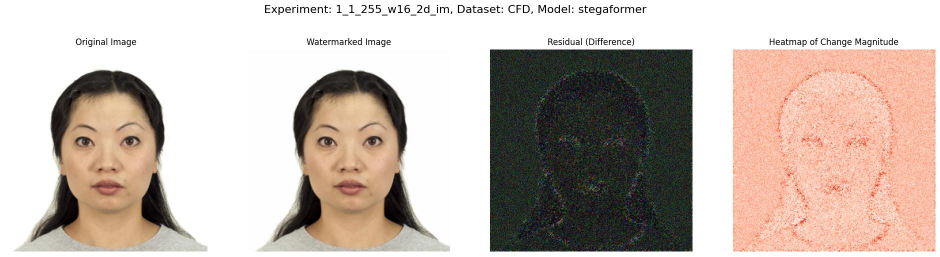
#> input picture evaluation/visualizations/stegaformer/differences/1_1_255_w16_2d_im_coco_CFD/comparison_1_AF200_228_N.jpg, 1880 x 513 px, given as the content of the folder ../datasets/CFD/processed/test, which was not available (shown at 1/2 size)
$ python visualize_watermark_difference.py
#> lines starting #> are read from the running program, lines starting #| are printed output that depends on the picture
import os
import argparse
import numpy as np
import matplotlib.pyplot as plt
from PIL import Image, ImageOps
from matplotlib.colors import TwoSlopeNorm

def compute_bpp(model_name: str, exp_name: str) -> int:
    """Función auxiliar para determinar bpp basado en el nombre del modelo."""
    splits = exp_name.split('_')
    if model_name.lower() == 'stegaformer':
        if splits[0] == '1' and splits[1] == '1':
            bpp = 1
        elif splits[0] == '1' and splits[1] == '3':
            bpp = 3
        elif splits[0] == '3' and splits[1] == '3':
            bpp = 6
        elif splits[0] == '15' and splits[1] == '2':
            bpp = 8
        else:
            raise ValueError(f'Unknown experiment name format: {exp_name}')
    elif model_name.lower() == 'stegformer':
        if splits[0] == '1' and splits[1] == '1':
            bpp = 1
        elif splits[0] == '3' and splits[1] == '3':
            bpp = 3
        elif splits[0] == '3' and splits[1] == '6':
            bpp = 6
        elif splits[0] == '2' and splits[1] == '8':
            bpp = 8
        else:
            raise ValueError(f'Unknown experiment name format: {exp_name}')
    else:
        raise ValueError(f'Unknown model name: {model_name}')
    return bpp

def visualize_watermark_divergence(
    exp_name: str,
    dataset: str,
    train_dataset: str,
    model_name: str,
    num_images_to_visualize: int,
    normalize: bool = False,
    recognizer: str = 'facenet',
) -> None:
    """
    Visualiza la dirección y magnitud del cambio introducido por el watermark
    para cada canal RGB, junto con el mapa de magnitud total.

    Args:
        exp_name (str): Nombre del experimento.
        dataset (str): Dataset de prueba.
        train_dataset (str): Dataset usado para entrenamiento.
        model_name (str): Modelo de watermarking.
        num_images_to_visualize (int): Número de imágenes a visualizar.
        normalize (bool): Si True, usa rangos dinámicos basados en los valores reales;
                          si False, mantiene rangos fijos [-255,255] y [0,765].
    """
#> called with exp_name = '1_3_255_w16_learn_im', dataset = 'CFD', train_dataset = 'celeba_hq', model_name = 'stegaformer', num_images_to_visualize = 5, normalize = False, recognizer = 'facenet'
    bpp = compute_bpp(model_name, exp_name)
    output_viz_dir = f'../evaluation/visualizations/{model_name}/differences/{train_dataset}/{dataset}/{recognizer}/{bpp}'
    base_output_dir = f'../experiments/output/watermarking/{model_name}/{exp_name}/inference/{train_dataset}/{dataset}'
    original_images_dir = f'../datasets/{dataset}/processed/test'
    watermarked_images_dir = f'{base_output_dir}/watermarked_images'
    os.makedirs(output_viz_dir, exist_ok=True)

    # Obtener lista de archivos
    if dataset in ['ONOT', 'ONOT_set1']:
        image_files = sorted([f for f in os.listdir(original_images_dir) if f.endswith(('.png', '.PNG'))])
    else:
        image_files = sorted([f for f in os.listdir(original_images_dir) if f.endswith(('.jpg', '.jpeg'))])

    if not image_files:
        print(f"No se encontraron imágenes en {original_images_dir}")
        return

    for i, filename in enumerate(image_files[:num_images_to_visualize]):
        try:
            ext = filename.split('.')[-1]
            original_img_path = os.path.join(original_images_dir, filename)
            if dataset in ['ONOT', 'ONOT_set1']:
                watermarked_img_path = os.path.join(watermarked_images_dir, filename)
            else:
                watermarked_img_path = os.path.join(watermarked_images_dir, filename.replace(ext, 'png'))

            # Abrir imágenes
            original_img = Image.open(original_img_path).convert('RGB')
#> original_img is the input picture: PIL image 1880x513 RGB; mean R, G, B 197.3, 184.2, 175.4
            original_img = ImageOps.fit(original_img, (256, 256))
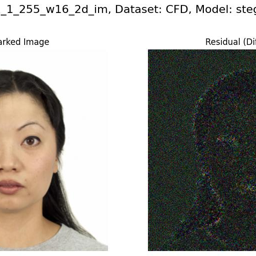
#> original_img: PIL image 256x256 RGB; mean R, G, B 161, 158.1, 152.2
            watermarked_img = Image.open(watermarked_img_path).convert('RGB')
            #watermarked_img = ImageOps.fit(watermarked_img, (256, 256))

            orig_np = np.array(original_img).astype(float)
            wm_np = np.array(watermarked_img).astype(float)

            # Diferencia firmada
            diff = wm_np - orig_np  # signed difference
            abs_diff = np.abs(diff)
            mag = np.sum(abs_diff, axis=-1)

            # Calcular límites para cada canal
            channel_names = ['Red Channel (Change & Direction)', 'Green Channel (Change & Direction)', 'Blue Channel (Change & Direction)']
            cmaps = ['bwr', 'PiYG', 'bwr_r']
            channel_diffs = [diff[..., 0], diff[..., 1], diff[..., 2]]

            # Preparar figura 2x3
            fig, axes = plt.subplots(2, 3, figsize=(18, 15))
            fig.suptitle(f'BPP: {bpp} | Dataset training/testing: {train_dataset}/{dataset} | Model: {model_name}', fontsize=14)

            # -------- Fila superior --------
            # Original
            axes[0, 0].imshow(original_img)
            axes[0, 0].set_title('Original Image', fontsize=15)
            axes[0, 0].axis('off')

            # Watermarked
            axes[0, 1].imshow(watermarked_img)
            axes[0, 1].set_title('Watermarked Image', fontsize=15)
            axes[0, 1].axis('off')

            # Magnitud total
            if normalize:
                max_mag = mag.max() if mag.max() > 0 else 1
                mag_display = mag / max_mag
                label_mag = f'Magnitude (max={max_mag:.2f} / scaled to 1)'
            else:
                mag_display = mag / 765.0
                label_mag = f'Magnitude (max={mag.max():.2f} / range 0–765)'

            im_mag = axes[0, 2].imshow(mag_display, cmap='hot_r', vmin=0, vmax=1)
            axes[0, 2].set_title('Total Change Magnitude', fontsize=15)
            axes[0, 2].axis('off')

            # Barra vertical de magnitud
            cbar_mag = fig.colorbar(im_mag, ax=axes[0, 2], orientation='vertical', fraction=0.046, pad=0.04)
            cbar_mag.set_label(label_mag, fontsize=14)
            cbar_mag.ax.tick_params(labelsize=14)

            # -------- Fila inferior: Canales --------
            for j, (ch_diff, cmap, name) in enumerate(zip(channel_diffs, cmaps, channel_names)):
                if normalize:
                    vmin, vmax = ch_diff.min(), ch_diff.max()
                    norm = TwoSlopeNorm(vmin=vmin, vcenter=0, vmax=vmax)
                    label = f'{name}\n(min={vmin:.1f}, max={vmax:.1f})'
                else:
                    norm = TwoSlopeNorm(vmin=-255, vcenter=0, vmax=255)
                    label = f'{name}\n(range −255 to +255)'

                im = axes[1, j].imshow(ch_diff, cmap=cmap, norm=norm)
                axes[1, j].set_title(name, fontsize=15)
                axes[1, j].axis('off')

                # Barra inferior para cada canal
                cbar = fig.colorbar(im, ax=axes[1, j], orientation='horizontal', fraction=0.046, pad=0.08)
                cbar.set_label(label, fontsize=14)
                cbar.ax.tick_params(labelsize=14)


            plt.tight_layout(rect=[0, 0, 1, 0.95])
            save_path = os.path.join(output_viz_dir, f'divergence_{i+1}_{filename}.png')
            plt.savefig(save_path, bbox_inches='tight')
            plt.close(fig)
            print(f"✅ Saved divergence visualization for {filename} -> {save_path}")

        except FileNotFoundError as fnfe:
            print(f"❌ File not found: {fnfe}")
        except Exception as e:
            print(f"⚠️ Error processing {filename}: {e}")

if __name__ == '__main__':
    parser = argparse.ArgumentParser(description="Visualize per-channel divergence and total change in watermarked images.")
    parser.add_argument('--exp_name', type=str, default='1_3_255_w16_learn_im', help='Experiment name')
    parser.add_argument('--dataset', type=str, default='CFD', choices=['facelab_london', 'CFD', 'ONOT', 'ONOT_set1', 'LFW', 'SCface'])
    parser.add_argument('--train_dataset', type=str, default='celeba_hq', choices=['celeba_hq', 'coco'])
    parser.add_argument('--model_name', type=str, default='stegaformer', help='Model name')
    parser.add_argument('--num_images', type=int, default=5, help='Number of images to visualize')
    parser.add_argument('--normalize', action='store_true', help='Enable normalization per image and channel')
    parser.add_argument('--recognizer', type=str, default='facenet', help='Face recognizer used (not used in this script)')

    args = parser.parse_args()
    visualize_watermark_divergence(
        exp_name=args.exp_name,
        dataset=args.dataset,
        train_dataset=args.train_dataset,
        model_name=args.model_name,
        num_images_to_visualize=args.num_images,
        normalize=args.normalize,
        recognizer=args.recognizer
    )

$ run again, on evaluation/visualizations/stegaformer/differences/1_1_255_w16_2d_im_coco_LFW/comparison_3_AA1503_0003.jpg
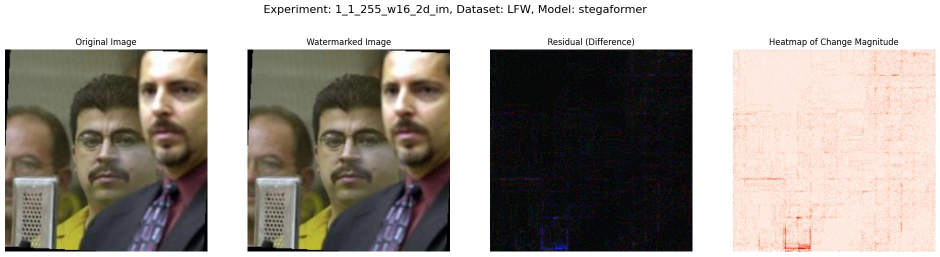
#> input picture evaluation/visualizations/stegaformer/differences/1_1_255_w16_2d_im_coco_LFW/comparison_3_AA1503_0003.jpg, 1880 x 513 px, given as the content of the folder ../datasets/CFD/processed/test, which was not available (shown at 1/2 size)
#> in visualize_watermark_divergence, original_img is the input picture: PIL image 1880x513 RGB; mean R, G, B 161.2, 154.1, 147
#> in visualize_watermark_divergence, `original_img = ImageOps.fit(original_img, (256, 256))`:
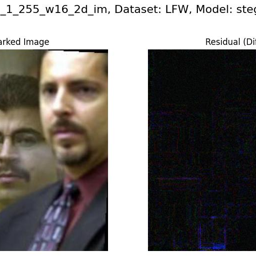
#> original_img: PIL image 256x256 RGB; mean R, G, B 120.1, 116.3, 113.8
